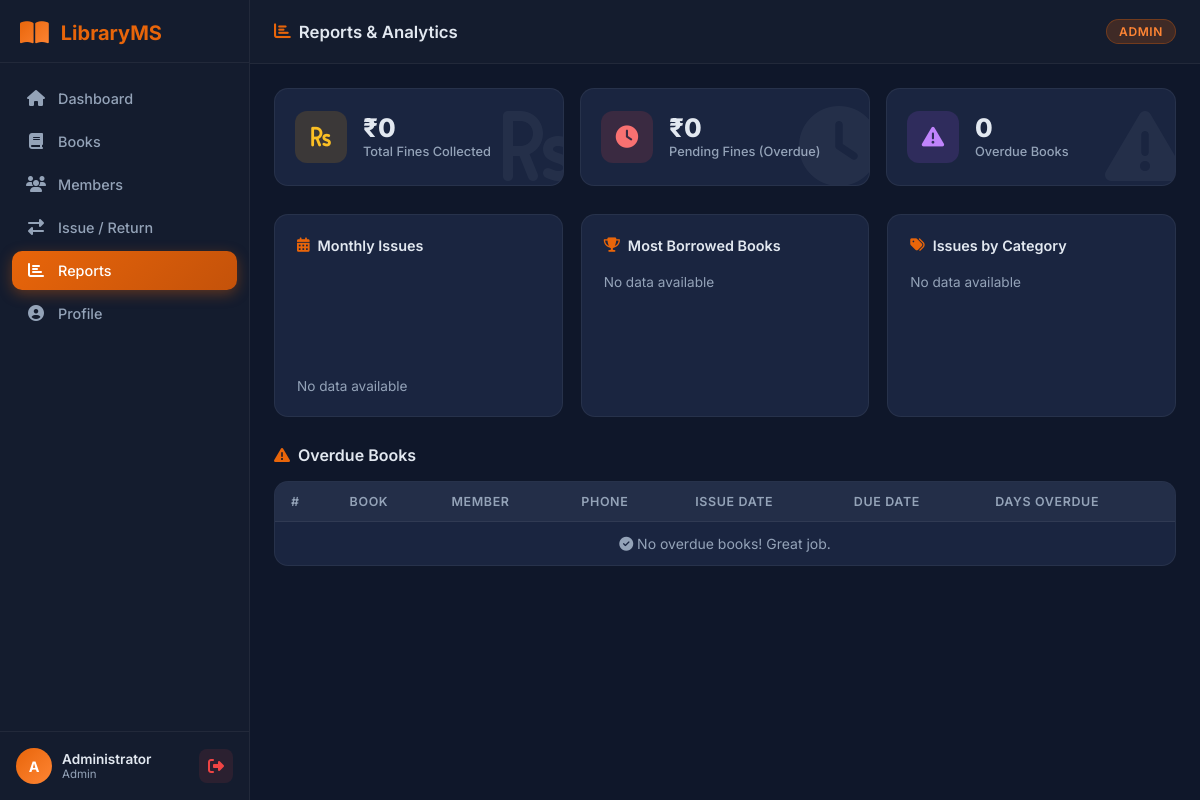
The app's page /reports (signed in), older data.
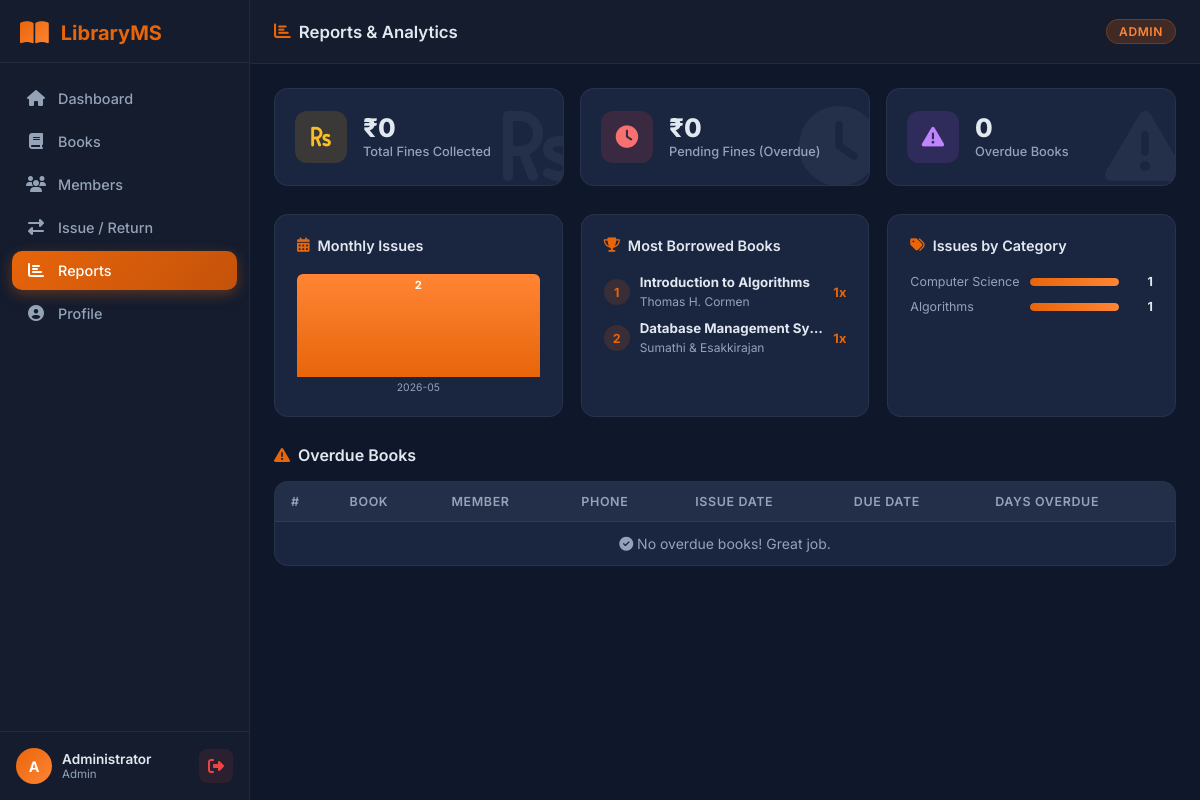
The same page, newer data.
### tables this page shows
CREATE TABLE books (
            id INTEGER PRIMARY KEY AUTOINCREMENT,
            title TEXT NOT NULL,
            author TEXT NOT NULL,
            isbn TEXT UNIQUE,
            category TEXT,
            publisher TEXT,
            year INTEGER,
            total_copies INTEGER DEFAULT 1,
            available_copies INTEGER DEFAULT 1,
            description TEXT,
            added_date TEXT DEFAULT CURRENT_DATE
        );

### app.py (the view)
@app.route('/reports')
@admin_required
def reports():
    conn = get_db()
    today = datetime.today().strftime('%Y-%m-%d')
    overdue_books = conn.execute('''
        SELECT t.*, b.title as book_title, u.name as member_name, u.phone
        FROM transactions t
        JOIN books b ON t.book_id = b.id
        JOIN users u ON t.user_id = u.id
        WHERE t.status = 'issued' AND t.due_date < ?
        ORDER BY t.due_date
    ''', (today,)).fetchall()
    popular_books = conn.execute('''
        SELECT b.title, b.author, COUNT(t.id) as borrow_count
        FROM transactions t
        JOIN books b ON t.book_id = b.id
        GROUP BY t.book_id
        ORDER BY borrow_count DESC LIMIT 5
    ''').fetchall()
    total_fines = conn.execute("SELECT COALESCE(SUM(fine), 0) FROM transactions WHERE fine > 0").fetchone()[0]
    pending_fines = conn.execute(
        "SELECT COALESCE(SUM(fine), 0) FROM transactions WHERE status = 'issued' AND due_date < ?", (today,)
    ).fetchone()[0]
    monthly = conn.execute('''
        SELECT strftime('%Y-%m', issue_date) as month, COUNT(*) as count
        FROM transactions
        GROUP BY month ORDER BY month DESC LIMIT 6
    ''').fetchall()
    cat_stats = conn.execute('''
        SELECT b.category, COUNT(t.id) as cnt
        FROM transactions t
        JOIN books b ON t.book_id = b.id
        GROUP BY b.category ORDER BY cnt DESC
    ''').fetchall()
    conn.close()
    return render_template('reports.html',
                           overdue_books=overdue_books,
                           popular_books=popular_books,
                           total_fines=round(total_fines, 2),
                           pending_fines=round(pending_fines, 2),
                           monthly=monthly,
                           cat_stats=cat_stats)

### app.py (called while the page is built)
def get_db():
    conn = sqlite3.connect(DATABASE)
    conn.row_factory = sqlite3.Row
    return conn

def admin_required(f):
    @wraps(f)
    def decorated(*args, **kwargs):
        if 'user_id' not in session:
            flash('Please login to continue.', 'warning')
            return redirect(url_for('login'))
        if session.get('role') != 'admin':
            flash('Admin access required.', 'danger')
            return redirect(url_for('dashboard'))
        return f(*args, **kwargs)
    return decorated

### templates/reports.html (shortened to what the changed rows need)
{% extends 'base.html' %}
{% block content %}
<div class="reports-grid">
    <div class="report-card">
        <div class="bar-chart">
            {% set max_count = monthly|map(attribute='count')|max if monthly else 1 %}
            {% for m in monthly %}
            <div class="bar-item">
                <div class="bar-fill" style="height: {{ (m.count / max_count * 100)|round|int }}%">
                    <span class="bar-val">{{ m.count }}</span>
                </div>
                <span class="bar-label">{{ m.month }}</span>
            </div>
            {% else %}
            <p class="no-data">No data available</p>
            {% endfor %}
        </div>
    </div>
    <div class="report-card">
        <div class="popular-list">
            {% for b in popular_books %}
            <div class="popular-item">
                <span class="rank">{{ loop.index }}</span>
                <div class="popular-info">
                    <strong>{{ b.title }}</strong>
                    <small>{{ b.author }}</small>
                </div>
                <span class="borrow-count">{{ b.borrow_count }}x</span>
            </div>
            {% else %}
            <p class="no-data">No data available</p>
            {% endfor %}
        </div>
    </div>
    <div class="report-card">
        <div class="category-chart">
            {% set max_cat = cat_stats|map(attribute='cnt')|max if cat_stats else 1 %}
            {% for c in cat_stats %}
            <div class="cat-item">
                <span class="cat-name">{{ c.category }}</span>
                <div class="cat-bar-track">
                    <div class="cat-bar-fill" style="width: {{ (c.cnt / max_cat * 100)|round|int }}%"></div>
                </div>
                <span class="cat-count">{{ c.cnt }}</span>
            </div>
            {% else %}
            <p class="no-data">No data available</p>
            {% endfor %}
        </div>
    </div>
</div>
<div class="section-header">
    <h2><i class="fas fa-exclamation-triangle"></i> Overdue Books</h2>
</div>
<div class="table-card">
    <div class="table-responsive">
        <table class="data-table">
            <thead>
                <tr><th>#</th><th>Book</th><th>Member</th><th>Phone</th><th>Issue Date</th><th>Due Date</th><th>Days Overdue</th></tr>
            </thead>
        </table>
    </div>
</div>
{% endblock %}

Row changes from the older to the newer data that the page shows:
now on this page (row edited): books: title "Introduction to Algorithms", author "Thomas H. Cormen", borrow_count "1", category "Algorithms", {{ (c.cnt / max_cat * 100)|round|int }} 100 (drawn), cnt "1"
now on this page (row edited): books: title "Database Management Sy…", author "Sumathi & Esakkirajan", borrow_count "1", shown under "Most Borrowed Books"
now on this page (row edited): books: category "Computer Science", {{ (c.cnt / max_cat * 100)|round|int }} 100 (drawn), cnt "1", shown under "Issues by Category"
Text that changed along with them:
new list line: "2 2026-05"
text no longer shown: "No data available No data available No data available"
